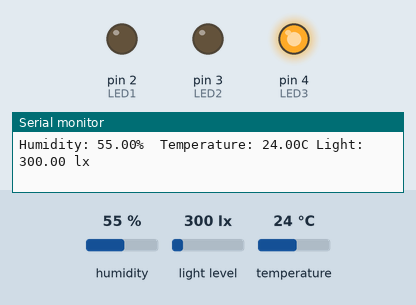
This sketch was run on a simulated Arduino Uno, built with avr-gcc and run on an emulated ATmega328P. Parts: output pins drawn as LEDs (lit = HIGH), the last lines printed to the serial monitor. The test bench sets the inputs (shaded band); at power-on: humidity 55 %, light level 300 lx, temperature 24 °C.

Above: at 5.8 s.
5.9 s: humidity set to 68 %
At 10.3 s:
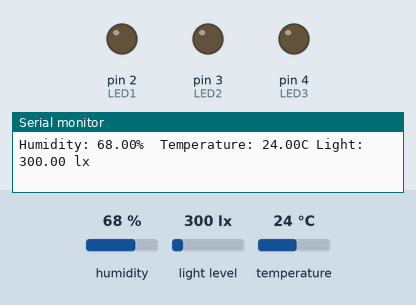
11.9 s: light level set to 54 lx
17.9 s: light level set to 45 lx
At 20.9 s:
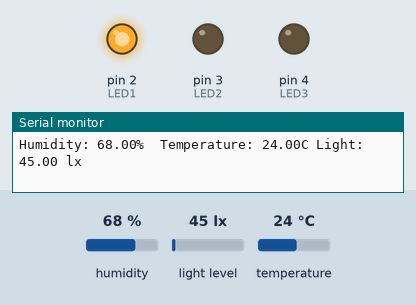
23.9 s: temperature set to 23.5 °C
29.9 s: temperature set to 22.3 °C
At 31.4 s:
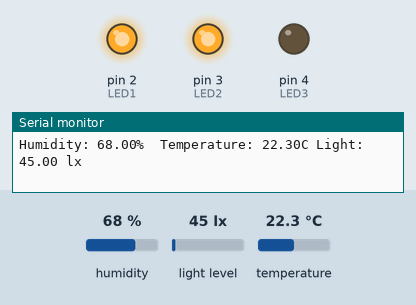
35.9 s: light level set to 500 lx
At 40.8 s:
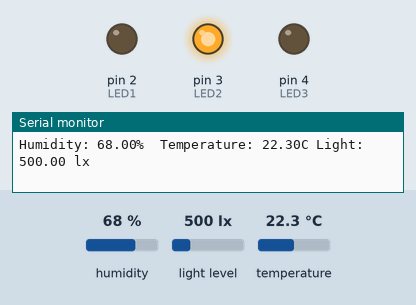
Timing chart, 0 to 42.3 s (numbered marks = the images above; inputs shaded):
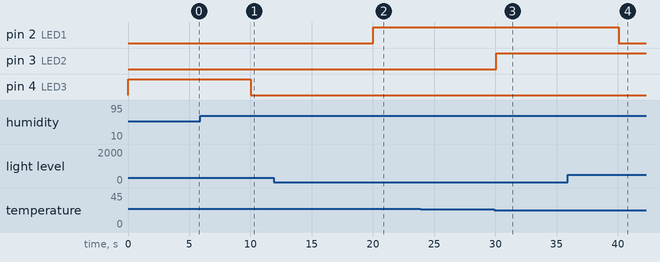

The sketch:

Task1_1.ino
```cpp
#include "DHT.h"
#include <BH1750.h>
#include <Wire.h>
#include "Arduino.h"

#define LED1 2
#define LED2 3
#define LED3 4

#define DHTPIN 5
#define DHTTYPE DHT22

DHT dht(DHTPIN, DHTTYPE);
BH1750 lightMeter;

void setup() {

  Serial.begin(9600);

  pinMode(LED1, OUTPUT);
  pinMode(LED2, OUTPUT);
  pinMode(LED3, OUTPUT);

  dht.begin();
  Wire.begin();
  lightMeter.begin();
  Serial.println(F("BH1750 Test begin"));
}

void loop() {
  digitalWrite(LED1, LOW);
  digitalWrite(LED2, LOW);
  digitalWrite(LED3, LOW);

  float h = dht.readHumidity();
  float t = dht.readTemperature();
  float lux = lightMeter.readLightLevel();


  if (lux <= 50) {
    digitalWrite(LED1, HIGH);
  }
  if (t <= 23 || t >= 28) {
    digitalWrite(LED2, HIGH);
  }
  if (h <= 60 || h >= 70) {
    digitalWrite(LED3, HIGH);
  }

  Serial.print(F("Humidity: "));
  Serial.print(h);
  Serial.print(F("%  Temperature: "));
  Serial.print(t);
  Serial.print(F("C Light: "));
  Serial.print(lux);
  Serial.println(F(" lx"));

  delay(5000);
}
```

Measured:
- the behaviour switches between 51 and 50 lx on light level (found by bisection; images 1 and 2)
- the behaviour switches between 23.1 and 23 °C on temperature (found by bisection; images 2 and 3)
- after the input at 5.9 s, pin 4 (LED3): HIGH → LOW after 4.1 s
- after the input at 17.9 s, pin 2 (LED1): LOW → HIGH after 2.1 s
- after the input at 29.9 s, pin 3 (LED2): LOW → HIGH after 0.15 s
- after the input at 35.9 s, pin 2 (LED1): HIGH → LOW after 4.2 s
